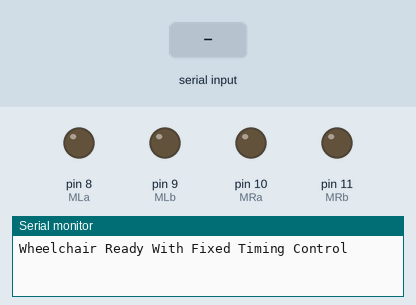
The sketch below on a simulated Arduino Uno, built with avr-gcc and run on an emulated ATmega328P. On the bench: output pins drawn as LEDs (lit = HIGH), the last lines printed to the serial monitor. The inputs (shaded band) are chosen by the test bench.

Above: at 1.2 s.
1.3 s: "F" received over the second serial link
At 2.3 s:
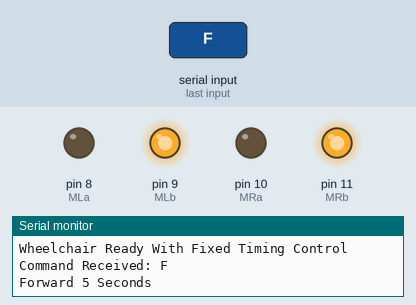
Timing chart, 0 to 7.8 s (numbered marks = the images above; inputs shaded):
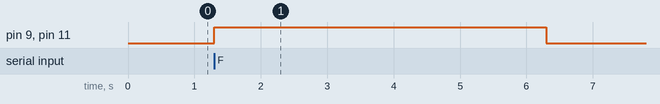

The sketch:

wheelchair_control.ino
```cpp
#include <SoftwareSerial.h>

SoftwareSerial bluetooth(7, 6); // RX, TX

// Motor pins
#define MLa 8
#define MLb 9
#define MRa 10
#define MRb 11

// Motor functions
void moveForward() {
  digitalWrite(MLa, LOW);
  digitalWrite(MLb, HIGH);
  digitalWrite(MRa, LOW);
  digitalWrite(MRb, HIGH);
}

void moveBackward() {
  digitalWrite(MLa, HIGH);
  digitalWrite(MLb, LOW);
  digitalWrite(MRa, HIGH);
  digitalWrite(MRb, LOW);
}

void turnLeft() {
  digitalWrite(MLa, LOW);
  digitalWrite(MLb, LOW);
  digitalWrite(MRa, LOW);
  digitalWrite(MRb, HIGH);
}

void turnRight() {
  digitalWrite(MLa, LOW);
  digitalWrite(MLb, HIGH);
  digitalWrite(MRa, LOW);
  digitalWrite(MRb, LOW);
}

void stopMotors() {
  digitalWrite(MLa, LOW);
  digitalWrite(MLb, LOW);
  digitalWrite(MRa, LOW);
  digitalWrite(MRb, LOW);
}

char command = 'S';

void setup() {
  Serial.begin(9600);
  bluetooth.begin(9600);

  pinMode(MLa, OUTPUT);
  pinMode(MLb, OUTPUT);
  pinMode(MRa, OUTPUT);
  pinMode(MRb, OUTPUT);

  stopMotors();
  Serial.println("Wheelchair Ready With Fixed Timing Control");
}

void loop() {

  if (bluetooth.available() > 0) {
    command = bluetooth.read();

    Serial.print("Command Received: ");
    Serial.println(command);

    switch (command) {

      case 'F':
        Serial.println("Forward 5 Seconds");
        moveForward();
        delay(5000);
        stopMotors();
        break;

      case 'B':
        Serial.println("Backward 5 Seconds");
        moveBackward();
        delay(5000);
        stopMotors();
        break;

      case 'R':
        Serial.println("Turn Left 3 Seconds");
        turnLeft();
        delay(3000);
        stopMotors();
        break;

      case 'L':
        Serial.println("Turn Right 3 Seconds");
        turnRight();
        delay(3000);
        stopMotors();
        break;

      case 'S':
        Serial.println("STOP!");
        stopMotors();
        break;
    }

    // Prevent repeating the same command
    command = 'X';
  }
}
```

Measured:
- after the input at 1.3 s, pin 9 (MLb), pin 11 (MRb): LOW → HIGH at once, → LOW 5.0 s later
